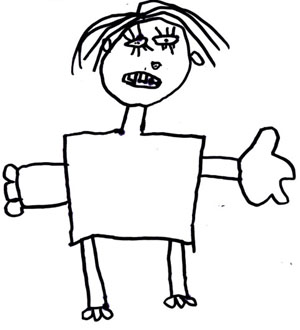
#> input picture rig/server/flask/image2.png, 300 x 330 px
$ python -i image_utils.py   (imports and definitions only)
#> lines starting #> are read from the running program, lines starting #| are printed output that depends on the picture
#> further down, picture is the input picture: shape (330, 300, 3); mean B, G, R 232.5, 232.2, 232.3
from PIL import Image, ImageFilter, ImageDraw
import os
import numpy as np
from skimage import measure
from sklearn.cluster import KMeans


# [174 lines left out: functions convert_grayscale_and_blur, convert_image, convert_image2, mask_from_floodfill, get_bbox_from_mask, get_optimal_k_via_elbow and 1 more, not called in this run]


def cv2_imfloodfill(_im_in):
    import cv2

    # Read image
    # im_in = cv2.imread("nickel.jpg", cv2.IMREAD_GRAYSCALE);

    # Threshold.
    # Set values equal to or above 220 to 0.
    # Set values below 220 to 255.
    _im_in = cv2.bitwise_not(_im_in.copy())
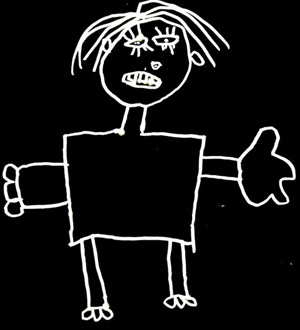
#> _im_in: shape (330, 300, 3); mean of channels 0, 1, 2 22.5, 22.8, 22.7; drawn as B, G, R

    # Generate intermediate image; use morphological closing to keep parts of the brain together
    im_in = cv2.morphologyEx(_im_in, cv2.MORPH_OPEN, cv2.getStructuringElement(cv2.MORPH_ELLIPSE, (5, 5)))
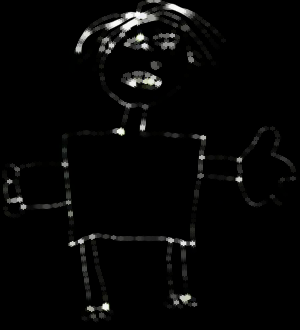
#> im_in: shape (330, 300, 3); mean of channels 0, 1, 2 6.4, 6.7, 6.6; drawn as B, G, R

    th, im_th = cv2.threshold(im_in, 220, 255, cv2.THRESH_BINARY_INV);
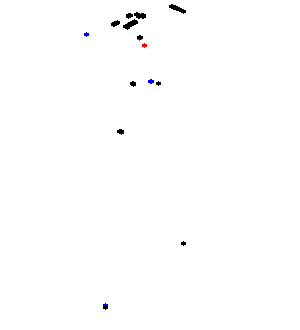
#> im_th: shape (330, 300, 3); mean of channels 0, 1, 2 253.9, 253.8, 253.8; drawn as B, G, R

    # Copy the thresholded image.
    im_floodfill = im_th.copy()

    # Mask used to flood filling.
    # Notice the size needs to be 2 pixels than the image.
    h, w = im_th.shape[:2]
#> h = 330; w = 300
    mask = np.zeros((h+2, w+2), np.uint8)

    # Floodfill from point (0, 0)
    cv2.floodFill(im_floodfill, mask, (0,0), 255);
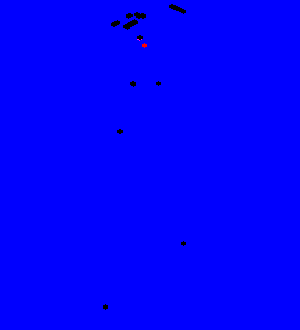
#> im_floodfill: shape (330, 300, 3); mean of channels 0, 1, 2 253.9, 0, 0.1; drawn as B, G, R

    # Invert floodfilled image
    im_floodfill_inv = cv2.bitwise_not(im_floodfill)
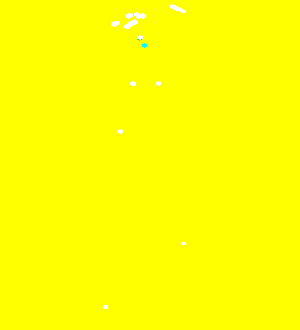
#> im_floodfill_inv: shape (330, 300, 3); mean of channels 0, 1, 2 1.1, 255, 254.9; drawn as B, G, R

    # Combine the two images to get the foreground.
    im_floodfilled = im_th | im_floodfill_inv
#> im_floodfilled: shape (330, 300, 3); every value is 255

    out = np.zeros(im_floodfilled.shape, np.uint8)

    # Find largest contour in intermediate image
    try:
        cnts, _ = cv2.findContours(im_floodfilled, cv2.RETR_EXTERNAL, cv2.CHAIN_APPROX_NONE)
        cnt = max(cnts, key=cv2.contourArea)
        cv2.drawContours(out, [cnt], -1, 255, cv2.FILLED)
    except:
        print('no contours found in img. skipping')

    # Output
    im_out = cv2.bitwise_and(im_floodfilled, out)
#> im_out: shape (330, 300, 3); every value is 0
    return im_out

import math
# [33 lines left out: function get_image_composite, not called in this run]

# [2 lines not run here, left out]

>>> import cv2
>>> picture = cv2.imread('../flask/image2.png')
>>> result = cv2_imfloodfill(picture)
